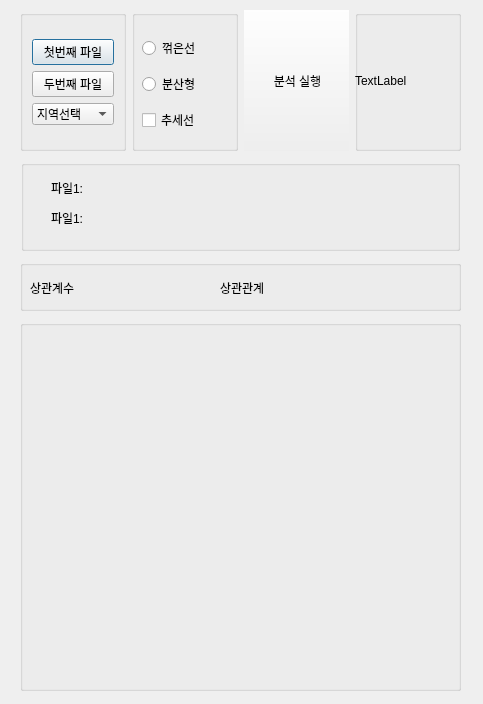
<?xml version="1.0" encoding="UTF-8"?>
<ui version="4.0">
 <class>Dialog</class>
 <widget class="QDialog" name="Dialog">
  <property name="geometry">
   <rect>
    <x>0</x>
    <y>0</y>
    <width>483</width>
    <height>704</height>
   </rect>
  </property>
  <property name="minimumSize">
   <size>
    <width>0</width>
    <height>704</height>
   </size>
  </property>
  <property name="windowTitle">
   <string>Dialog</string>
  </property>
  <property name="modal">
   <bool>false</bool>
  </property>
  <widget class="QGroupBox" name="groupBox_FILE">
   <property name="geometry">
    <rect>
     <x>21</x>
     <y>160</y>
     <width>439</width>
     <height>91</height>
    </rect>
   </property>
   <property name="title">
    <string/>
   </property>
   <widget class="QLabel" name="labelgetFile2">
    <property name="geometry">
     <rect>
      <x>80</x>
      <y>50</y>
      <width>56</width>
      <height>16</height>
     </rect>
    </property>
    <property name="text">
     <string/>
    </property>
   </widget>
   <widget class="QLabel" name="label_FILE2">
    <property name="geometry">
     <rect>
      <x>30</x>
      <y>50</y>
      <width>34</width>
      <height>16</height>
     </rect>
    </property>
    <property name="text">
     <string>파일1:</string>
    </property>
   </widget>
   <widget class="QLabel" name="label_FILE1">
    <property name="geometry">
     <rect>
      <x>30</x>
      <y>20</y>
      <width>34</width>
      <height>16</height>
     </rect>
    </property>
    <property name="text">
     <string>파일1:</string>
    </property>
   </widget>
   <widget class="QLabel" name="labelgetFile1">
    <property name="geometry">
     <rect>
      <x>80</x>
      <y>20</y>
      <width>56</width>
      <height>16</height>
     </rect>
    </property>
    <property name="text">
     <string/>
    </property>
   </widget>
  </widget>
  <widget class="QGroupBox" name="groupBox_GRAPH">
   <property name="geometry">
    <rect>
     <x>20</x>
     <y>320</y>
     <width>441</width>
     <height>371</height>
    </rect>
   </property>
   <property name="title">
    <string/>
   </property>
   <widget class="QWidget" name="widget_GRAPH" native="true">
    <property name="geometry">
     <rect>
      <x>10</x>
      <y>20</y>
      <width>421</width>
      <height>341</height>
     </rect>
    </property>
   </widget>
  </widget>
  <widget class="QGroupBox" name="groupBox_COR">
   <property name="geometry">
    <rect>
     <x>20</x>
     <y>260</y>
     <width>441</width>
     <height>51</height>
    </rect>
   </property>
   <property name="title">
    <string/>
   </property>
   <widget class="QLabel" name="label_COE">
    <property name="geometry">
     <rect>
      <x>10</x>
      <y>20</y>
      <width>48</width>
      <height>16</height>
     </rect>
    </property>
    <property name="text">
     <string>상관계수</string>
    </property>
   </widget>
   <widget class="QLabel" name="label">
    <property name="geometry">
     <rect>
      <x>60</x>
      <y>20</y>
      <width>56</width>
      <height>16</height>
     </rect>
    </property>
    <property name="text">
     <string/>
    </property>
   </widget>
   <widget class="QLabel" name="label_REL">
    <property name="geometry">
     <rect>
      <x>200</x>
      <y>20</y>
      <width>48</width>
      <height>16</height>
     </rect>
    </property>
    <property name="text">
     <string>상관관계</string>
    </property>
   </widget>
   <widget class="QLabel" name="label_2">
    <property name="geometry">
     <rect>
      <x>250</x>
      <y>20</y>
      <width>56</width>
      <height>16</height>
     </rect>
    </property>
    <property name="text">
     <string/>
    </property>
   </widget>
  </widget>
  <widget class="QWidget" name="layoutWidget">
   <property name="geometry">
    <rect>
     <x>20</x>
     <y>10</y>
     <width>441</width>
     <height>141</height>
    </rect>
   </property>
   <layout class="QHBoxLayout" name="horizontalLayout">
    <item>
     <widget class="QGroupBox" name="groupBox_SEL_FILE">
      <property name="title">
       <string/>
      </property>
      <layout class="QVBoxLayout" name="verticalLayout_3">
       <item>
        <layout class="QVBoxLayout" name="verticalLayout_2">
         <item>
          <widget class="QPushButton" name="btnLOADFILE1">
           <property name="text">
            <string>첫번째 파일</string>
           </property>
          </widget>
         </item>
         <item>
          <widget class="QPushButton" name="btnLOADFILE2">
           <property name="text">
            <string>두번째 파일</string>
           </property>
          </widget>
         </item>
         <item>
          <widget class="QComboBox" name="comboBoxAREA">
           <item>
            <property name="text">
             <string>지역선택</string>
            </property>
           </item>
          </widget>
         </item>
        </layout>
       </item>
      </layout>
     </widget>
    </item>
    <item>
     <widget class="QGroupBox" name="groupBox_OPT">
      <property name="title">
       <string/>
      </property>
      <widget class="QWidget" name="layoutWidget">
       <property name="geometry">
        <rect>
         <x>10</x>
         <y>20</y>
         <width>81</width>
         <height>111</height>
        </rect>
       </property>
       <layout class="QVBoxLayout" name="verticalLayout">
        <item>
         <widget class="QRadioButton" name="radioButton_CURVED">
          <property name="text">
           <string>꺾은선</string>
          </property>
         </widget>
        </item>
        <item>
         <widget class="QRadioButton" name="radioButton_DISTRIBUTED">
          <property name="text">
           <string>분산형</string>
          </property>
         </widget>
        </item>
        <item>
         <widget class="QCheckBox" name="checkBox_TREND">
          <property name="text">
           <string>추세선</string>
          </property>
         </widget>
        </item>
       </layout>
      </widget>
     </widget>
    </item>
    <item>
     <widget class="QGroupBox" name="groupBox_RUN">
      <property name="title">
       <string/>
      </property>
      <widget class="QPushButton" name="btn_RUN">
       <property name="geometry">
        <rect>
         <x>-2</x>
         <y>-10</y>
         <width>111</width>
         <height>161</height>
        </rect>
       </property>
       <property name="text">
        <string>분석 실행</string>
       </property>
      </widget>
     </widget>
    </item>
    <item>
     <widget class="QGroupBox" name="groupBox_LOGO">
      <property name="title">
       <string/>
      </property>
      <widget class="QLabel" name="label_LOGO">
       <property name="geometry">
        <rect>
         <x>0</x>
         <y>10</y>
         <width>91</width>
         <height>121</height>
        </rect>
       </property>
       <property name="text">
        <string>TextLabel</string>
       </property>
      </widget>
     </widget>
    </item>
   </layout>
  </widget>
 </widget>
 <tabstops>
  <tabstop>btnLOADFILE1</tabstop>
  <tabstop>btnLOADFILE2</tabstop>
  <tabstop>comboBoxAREA</tabstop>
  <tabstop>radioButton_CURVED</tabstop>
  <tabstop>radioButton_DISTRIBUTED</tabstop>
  <tabstop>checkBox_TREND</tabstop>
  <tabstop>btn_RUN</tabstop>
 </tabstops>
 <resources/>
 <connections/>
</ui>
